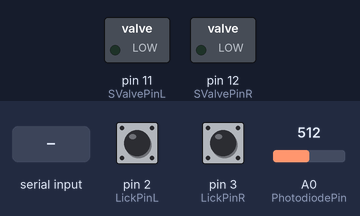
The sketch below on a simulated Arduino Uno, built with avr-gcc and run on an emulated ATmega328P. Parts: switched loads named in the sketch (green lamp = pin HIGH). The inputs (shaded band) are chosen by the test bench; at power-on: pin 2 (LickPinL) HIGH, pin 3 (LickPinR) HIGH, A0 (PhotodiodePin) = 512. What the sketch prints to the serial monitor is not drawn.

Above: at 1.7 s.
1.8 s: "r90\n" received over Serial
Timing chart, 0 to 4.8 s (numbered marks = the images above; inputs shaded):
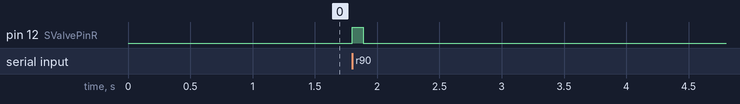

The sketch:

arduinoCode_edd_dev_april24.ino
```cpp
// define the pins that hardware are connected to
#define LickPinL 2        // digital pin of lick detector
#define LickPinR 3        // digital pin of lick detector
#define encoder0PinA 18   // sensor A of rotary encoder
#define encoder0PinB 19   // sensor B of rotary encoder
#define SValvePinL 11     // digital pin controlling the left solenoid valve
#define SValvePinR 12     // digital pin controlling the right solenoid valve
#define SyncPin 10        // sync pulse pin
#define PhotodiodePin A0  // photoiode analog input

// Serial communication variables
float samplingFrequency = 100; // frequency to send new values to computer
const long interval = 1000 / (samplingFrequency);  // sampling interval to send new values
unsigned long startMillis;  // sample timer that resets each time new data is sent
unsigned long currentMillis; // rolling timer to check if it's time to send new data

// variables for rotary encoder
volatile unsigned int encoder0Pos = 0;  // variable for counting ticks of rotary encoder
bool A_set;
bool B_set;

// event time variables (async pulse, licks)
unsigned long lastSyncPulseTime;    // updates each time async pulse goes HIGH
//unsigned long lastLeftLickTime;  // [not currently used] updates each time left lick detector goes LOW
//unsigned long lastRightLickTime;   // updates each time right lick detector goes LOW

// lick counter variables
volatile unsigned int LickCountL = 0;
volatile unsigned int LickCountR = 0;

// variables for pinch valve of reward system
const byte numChars = 10;
char receivedChars[numChars];  // an array to store the received data

// left reward vars
char rewardTimeL[6];  // an array to store the received data
bool newRewardL = false; // bool flag for if a new reward is requested on this valve
int TimeONL = 0; // requested valve open time received from computer
bool ValveOpenL = false; // bool flag for whether valve is currently open
uint32_t StartTimeL = 0;  // start timer for when valve first opens
bool TimerFinishedL = false; // bool flag for whether the valve open time has ended

// right reward vars
char rewardTimeR[6];  // an array to store the received data
boolean newRewardR = false;
int TimeONR = 0;
bool ValveOpenR = false;
uint32_t StartTimeR = 0;
bool TimerFinishedR = false;

// variable for photodiode value
int PhotodiodeVal;

/////////////////////////////////////////////////////////////////////////////////////
/////////////////////////////////////////////////////////////////////////////////////
/////////////////////////////////////////////////////////////////////////////////////

void setup() {

  pinMode(encoder0PinA, INPUT);  // rotary encoder sensor A
  pinMode(encoder0PinB, INPUT);  // rotary encoder sensor B

  pinMode(LickPinL, INPUT_PULLUP);  // lick detector for left port
  pinMode(LickPinR, INPUT_PULLUP);  // lick detector for right port

  pinMode(SValvePinL, OUTPUT);    // solenoid valve for left port
  pinMode(SValvePinR, OUTPUT);    // solenoid valve for right port
  pinMode(SyncPin, INPUT);        // sync pulse
  pinMode(PhotodiodePin, INPUT);  // PhotoDiode

  // interrupts for rotary encoder
  attachInterrupt(digitalPinToInterrupt(encoder0PinA), doEncoderA, CHANGE);
  attachInterrupt(digitalPinToInterrupt(encoder0PinB), doEncoderB, CHANGE);

  // interrupt for lick detector
  attachInterrupt(digitalPinToInterrupt(LickPinL), Lick_CounterL, FALLING);
  attachInterrupt(digitalPinToInterrupt(LickPinR), Lick_CounterR, FALLING);

  // interrupt for sync pulse
  attachInterrupt(digitalPinToInterrupt(SyncPin), SyncPulse_Receiver, RISING);

  Serial.begin(1000000);
  Serial.setTimeout(5);

  delay(500);
}

/////////////////////////////////////////////////////////////////////////////
/////////////////////////////////////////////////////////////////////////////
/////////////////////////////////////////////////////////////////////////////

void loop() {
  //Check for change in position and send to Serial buffer

  currentMillis = millis();                   //get the current "time" (actually the number of milliseconds since the program started)
  if (currentMillis - startMillis >= interval)  //test whether the period has elapsed
  {
    Serial.print(encoder0Pos);  // Wheel raw input
    Serial.print(",");
    Serial.print(LickCountL);  // timestamp of last left lick was detected
    Serial.print(",");
    Serial.print(LickCountR);  // last timestmap a right lick was detected
    Serial.print(",");
    Serial.print(lastSyncPulseTime);  // last time a HIGH async pulse value was detected
    Serial.print(",");
    Serial.print(PhotodiodeVal); // most recent photodiode value (we probably want to use a separate arduino for this, to sample at 1kHz+)
    Serial.print(",");
    Serial.print(currentMillis);  // Arduino timestamp for these values (mainly relevant for wheel)
    Serial.print("\n");

    startMillis = currentMillis;  // reset timer
  }


  GetSerialInput();
  ActivatePVL();
  ActivatePVR();
  PhotodiodeVal = analogRead(PhotodiodePin);  // read the input pin
}
/////////////////////////////////////////////////////////////////////////////
/////////////////////////////////////////////////////////////////////////////
/////////////////////////////////////////////////////////////////////////////


/////////////////////////////////////////////////////////////////////////////
// TO do: use memset to 'empty' the received chars
// Read inputs from Matlab. It is an integer specifing the amount of time in ms the pinch valve stays open
void GetSerialInput() {  // part of code taken from http://forum.arduino.cc/index.php?topic=396450.0
  static byte ndx = 0;
  char endMarker = '\r';
  char rc;

  if (Serial.available() > 0) {
    rc = Serial.read();

    if (rc != endMarker) {
      receivedChars[ndx] = rc;
      ndx++;
      if (ndx >= numChars) {
        ndx = numChars - 1;
      }
    } else {
      receivedChars[ndx] = '\0';  // terminate the string
      ndx = 0;
    }

    if (receivedChars[0] == 'r') { // if first char is 'r', we want to open the right valve
      for (int i = 0; i < 5; i = i + 1) {
        rewardTimeR[i] = receivedChars[i + 1];
      }
      newRewardR = true;
    }

    if (receivedChars[0] == 'l') { // if first char is 'l', we want to open the left valve
      for (int i = 0; i < 5; i = i + 1) {
        rewardTimeL[i] = receivedChars[i + 1];
      }
      newRewardL = true;
    }
  }
}


/////////////////////////////////////
/// Pinch valve control functions ///
/////////////////////////////////////

void ActivatePVL() {
  if (newRewardL)  // if there's a new reward instruction
  {
    TimeONL = atoi(rewardTimeL);  // get valve duration by convert arraying of chars to integers
    if (!ValveOpenL)              // if the valve isn't open, open it
    {
      StartTimeL = millis();           // get time that valve opened
      ValveOpenL = true;               // set bool flag for open valve
      digitalWrite(SValvePinL, HIGH);  // open the valve
    }
    newRewardL = false;  // we've opened the valve, so newReward is false.
  }
  if (ValveOpenL)  // if the valve is open, check to see if it's time to close it, irrespective of what happens to Serial.read()
  {
    if ((millis() - StartTimeL) >= (uint32_t)TimeONL)  // if valve open timer finished
    {
      digitalWrite(SValvePinL, LOW);  // turn valve off
      ValveOpenL = false;             // set valve open bool to false
    }
  }
}

void ActivatePVR() {
  if (newRewardR)  // if there's a new reward instruction
  {
    TimeONR = atoi(rewardTimeR);  // get valve duration by convert arraying of chars to integers
    if (!ValveOpenR)              // if the valve isn't open, open it
    {
      StartTimeR = millis();           // get time that valve opened
      ValveOpenR = true;               // set bool flag for open valve
      digitalWrite(SValvePinR, HIGH);  // open the valve
    }
    newRewardR = false;  // we've opened the valve, so newReward is false.
  }
  if (ValveOpenR)  // if the valve is open, check to see if it's time to close it, irrespective of what happens to Serial.read()
  {
    if ((millis() - StartTimeR) >= (uint32_t)TimeONR)  // if valve open timer finished
    {
      digitalWrite(SValvePinR, LOW);  // turn valve off
      ValveOpenR = false;             // set valve open bool to false
    }
  }
}

/////////////////////////////////////
/// Wheel pos recording functions ///
/////////////////////////////////////

void doEncoderA() { // Interrupt on A changing state
  // Low to High transition?
  if (digitalRead(encoder0PinA) == HIGH) {
    A_set = true;
    if (!B_set) {
      encoder0Pos = encoder0Pos + 1;
    }
  }
  // High-to-low transition?
  if (digitalRead(encoder0PinA) == LOW) {
    A_set = false;
  }
}

void doEncoderB() { // Interrupt on B changing state
  // Low-to-high transition?
  if (digitalRead(encoder0PinB) == HIGH) {
    B_set = true;
    if (!A_set) {
      encoder0Pos = encoder0Pos - 1;
    }
  }
  // High-to-low transition?
  if (digitalRead(encoder0PinB) == LOW) {
    B_set = false;
  }
}

/////////////////////////////////////
/// Lick time recording functions ///
/////////////////////////////////////
// Interrupt for when IR beam detection goes LOW (lick breaks beam)
void Lick_CounterL() {
  //lastLeftLickTime = millis(); // [not currently used]
  LickCountL = LickCountL + 1;
}
void Lick_CounterR() {
  //lastRightLickTime = millis();
  LickCountR = LickCountR + 1;
}

///////////////////////////////////////
/// aSync pulse recording functions ///
///////////////////////////////////////
// Interrupt for when sync signal goes HIGH
void SyncPulse_Receiver() {
  lastSyncPulseTime = millis();
}
```

Measured:
- after the input at 1.8 s, pin 12 (SValvePinR): LOW → HIGH at once, → LOW 0.09 s later
